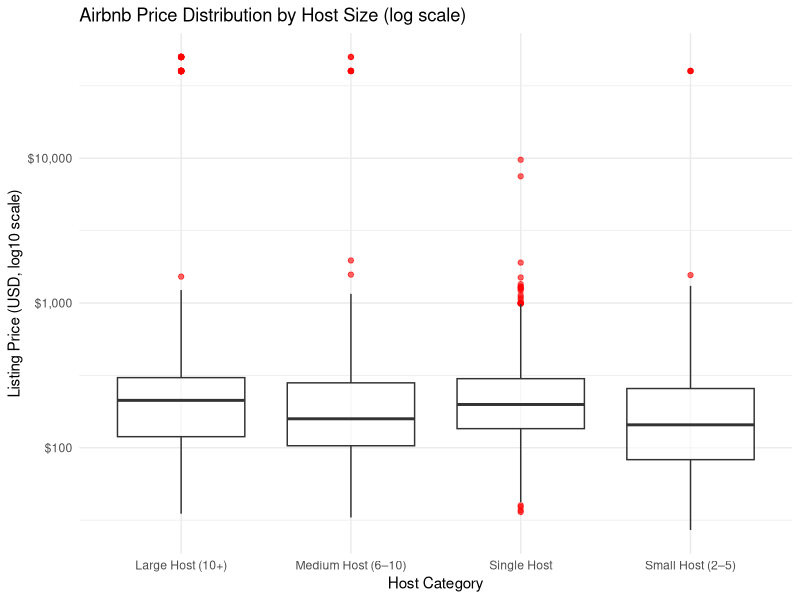

The R script that drew this image:
# Question 4

# Load packages
library(ggplot2)
library(dplyr)

listings <- read.csv("listings.csv")
View(listings)

str(listings)
colnames(listings)
sum(is.na(listings$neighbourhood_group))


#Clean data - remove listings with no price
sum(is.na(listings$price))


listings_clean <- listings %>%
  filter(!is.na(price)) %>%
  mutate(
    host_category = case_when(
      calculated_host_listings_count == 1 ~ "Single Host",
      calculated_host_listings_count <= 5 ~ "Small Host (2–5)",
      calculated_host_listings_count <= 10 ~ "Medium Host (6–10)",
      TRUE ~ "Large Host (10+)"
    )
  )

ggplot(listings_clean, aes(x = host_category, y = price)) +
  geom_boxplot(outlier.color = "red", alpha = 0.6) +
  scale_y_log10(labels = scales::dollar_format()) +
  labs(
    title = "Airbnb Price Distribution by Host Size (log scale)",
    y = "Listing Price (USD, log10 scale)",
    x = "Host Category"
  ) +
  theme_minimal()


#EDA
summary_stats <- listings_clean %>%
  group_by(host_category) %>%
  summarise(
    count = n(),
    mean_price = mean(price, na.rm = TRUE),
    median_price = median(price, na.rm = TRUE),
    sd_price = sd(price, na.rm = TRUE),
    min_price = min(price, na.rm = TRUE),
    q1 = quantile(price, 0.25, na.rm = TRUE),
    q3 = quantile(price, 0.75, na.rm = TRUE),
    max_price = max(price, na.rm = TRUE)
  )

summary_stats

#ANOVA Testing
anovaRes <- aov(price ~ host_category, data = listings_clean)
summary(anovaRes)
